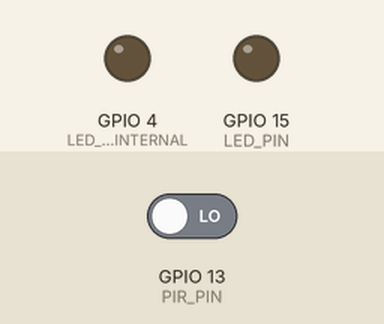
Recording of a program running on a simulated ESP32. On the bench: output pins drawn as LEDs (lit = HIGH). Inputs (shaded band) come from the test bench; at power-on: GPIO 13 (PIR_PIN) LOW. WiFi joins after 1.5 s; servers stay silent unless stated; storage starts empty; the camera gives no picture; what the program prints to the serial monitor is not drawn.

Above: at 0.1 s.
At 19.0 s:
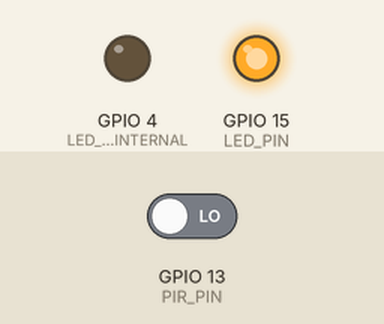
19.1 s: GPIO 13 (PIR_PIN) driven HIGH
At 19.6 s:
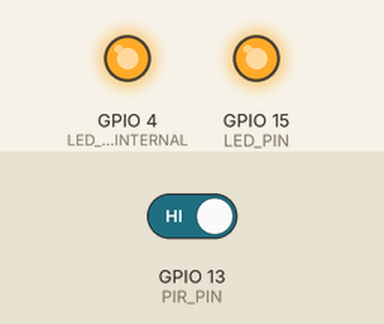
Timing chart, 0 to 22.1 s (numbered marks = the images above; inputs shaded):
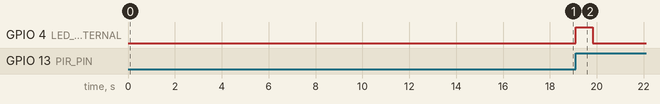

The program:

main.cpp
```cpp
#include "Arduino.h"
#include "pins.h"
#include "./camera/CameraManager.h"
#include "./wifi/WifiManager.h"
#include "./gmail/MailManager.h"
#include <HTTPClient.h>
#include "soc/soc.h"           // Disable brownour
#include "soc/rtc_cntl_reg.h"  // Disable brownour

// NUMBER OF PHOTO WILL
#define NUM_IMAGE 5
#define EMAIL_INTERVAL 10000

// WIFI CREDENTIALS
const char *SSID = "";
const char *PASSWORD = "";

String endPointSound = "http://192.168.1.100:80/play";

unsigned long lastDetected = 0;

void callSoundHTTPRequest() {
  if(WiFi.status()== WL_CONNECTED){
    HTTPClient http;
    http.begin(endPointSound.c_str());
    int httpResponseCode = http.GET();
    http.end();
  }
}

void setup()
{
  WRITE_PERI_REG(RTC_CNTL_BROWN_OUT_REG, 0); //disable brownout
  Serial.begin(115200);
  Serial.printf("Wait for setup ...");
  pinMode(PIR_PIN, INPUT);
  pinMode(LED_PIN, OUTPUT);
  pinMode(LED_PIN_INTERNAL, OUTPUT);
  connectWifi(SSID, PASSWORD);
  initCamera();

  // delay 15 second for stable
  delay(15000);
  digitalWrite(LED_PIN, HIGH);
}

void loop()
{
  if (digitalRead(PIR_PIN) == HIGH && millis() - lastDetected > EMAIL_INTERVAL)
  {
    digitalWrite(LED_PIN_INTERNAL, HIGH);
    lastDetected = millis();
    callSoundHTTPRequest();
    Serial.println("Motion detected, capturing image...");
    capturePicture(NUM_IMAGE);
    digitalWrite(LED_PIN_INTERNAL, LOW);
    //SEND EMAIL AFTER DETECTED
    sendEmail(NUM_IMAGE);
  }
}
```

CameraManager.cpp
```cpp
#include "CameraManager.h"

void initCamera()
{
    if (!SPIFFS.begin(true))
    {
        Serial.println("Failed when mounting SPIFFS");
        ESP.restart();
    }
    else
    {
        delay(1000);
        Serial.println("SPIFFS mounted successfully");
    }

    camera_config_t config;
    config.ledc_channel = LEDC_CHANNEL_0;
    config.ledc_timer = LEDC_TIMER_0;
    config.pin_d0 = Y2_GPIO_NUM;
    config.pin_d1 = Y3_GPIO_NUM;
    config.pin_d2 = Y4_GPIO_NUM;
    config.pin_d3 = Y5_GPIO_NUM;
    config.pin_d4 = Y6_GPIO_NUM;
    config.pin_d5 = Y7_GPIO_NUM;
    config.pin_d6 = Y8_GPIO_NUM;
    config.pin_d7 = Y9_GPIO_NUM;
    config.pin_xclk = XCLK_GPIO_NUM;
    config.pin_pclk = PCLK_GPIO_NUM;
    config.pin_vsync = VSYNC_GPIO_NUM;
    config.pin_href = HREF_GPIO_NUM;
    config.pin_sccb_sda = SIOD_GPIO_NUM;
    config.pin_sccb_scl = SIOC_GPIO_NUM;
    config.pin_pwdn = PWDN_GPIO_NUM;
    config.pin_reset = RESET_GPIO_NUM;
    config.xclk_freq_hz = 20000000;
    config.pixel_format = PIXFORMAT_JPEG;
    config.frame_size = FRAMESIZE_SVGA;
    config.jpeg_quality = 12;
    config.fb_count = 2;
    if (HIGH_RESOLUTION)
    {
        config.frame_size = FRAMESIZE_UXGA;
        config.jpeg_quality = 10;
    }
    else
    {
        config.frame_size = FRAMESIZE_SVGA;
        config.jpeg_quality = 12;
    }

    esp_err_t err = esp_camera_init(&config);
    if (err != ESP_OK)
    {
        Serial.printf("Camera init failed with error 0x%x", err);
        return;
    }
}

void capturePicture(int imageQuanatity)
{
    camera_fb_t *frameBuffer = NULL;

    // SKIP FRAME FOR STABLE IMAGE
    for (int i = 0; i < SKIP_FRAME; i++)
    {
        frameBuffer = esp_camera_fb_get();
        esp_camera_fb_return(frameBuffer);
        frameBuffer = NULL;
    }

    for (int i = 0; i < imageQuanatity; i++)
    {
        frameBuffer = NULL;
        frameBuffer = esp_camera_fb_get();

        if (!frameBuffer)
        {
            Serial.println("Camera capture failed");
            continue;
        }

        File file = SPIFFS.open("/" + String(i) + ".jpg", FILE_WRITE);

        if (file)
        {
            file.write(frameBuffer->buf, frameBuffer->len);
            Serial.print(file.size());
            Serial.println(" bytes");
        }

        file.close();
        esp_camera_fb_return(frameBuffer);
    }
}
```

CameraManager.h
```cpp
#ifndef CAMERA_MANAGER_H
#define CAMERA_MANAGER_H

#include "esp_camera.h"
#include <SPIFFS.h>

#define PWDN_GPIO_NUM 32
#define RESET_GPIO_NUM -1
#define XCLK_GPIO_NUM 0
#define SIOD_GPIO_NUM 26
#define SIOC_GPIO_NUM 27
#define Y9_GPIO_NUM 35
#define Y8_GPIO_NUM 34
#define Y7_GPIO_NUM 39
#define Y6_GPIO_NUM 36
#define Y5_GPIO_NUM 21
#define Y4_GPIO_NUM 19
#define Y3_GPIO_NUM 18
#define Y2_GPIO_NUM 5
#define VSYNC_GPIO_NUM 25
#define HREF_GPIO_NUM 23
#define PCLK_GPIO_NUM 22
#define SKIP_FRAME 3
#define HIGH_RESOLUTION 0

void initCamera();
void capturePicture(int imageQuanatity);

#endif
```

MailManager.h
```cpp
#ifndef MAIL_MANAGER_H
#define MAIL_MANAGER_H

#include "ESP32_MailClient.h"

#define senderEmail ""
#define senderPassword ""
#define smtpServer "smtp.gmail.com"
#define smtpServerPort 465
#define emailSubject "yoo there is someone in your house :("
#define emailRecipient ""

void sendEmail(int imageQuantity);
void resCallback(SendStatus msg);

#endif
```

WifiManager.cpp
```cpp
#include "WifiManager.h"

void connectWifi(const char *ssid, const char *password)
{
    WiFi.mode(WIFI_STA);
    WiFi.begin(ssid, password);
    Serial.print("Connecting to WiFi...");
    while (WiFi.status() != WL_CONNECTED)
    {
        delay(500);
        Serial.print(".");
    }
    Serial.println();
    Serial.print("IP Address: http://");
    Serial.println(WiFi.localIP());
}
```

WifiManager.h
```cpp
#ifndef WIFI_MANAGER_H
#define WIFI_MANAGER_H

#include <WiFi.h>
#include "SPI.h"

void connectWifi(const char *ssid, const char *password);

#endif
```

pins.h
```cpp
#ifndef PINS_H
#define PINS_H

#define PIR_PIN 13
#define LED_PIN 15
#define LED_PIN_INTERNAL 4

#endif  
```

Measured:
- after the input at 19.1 s, GPIO 4 (LED_PIN_INTERNAL): LOW → HIGH at once, → LOW 0.73 s later
